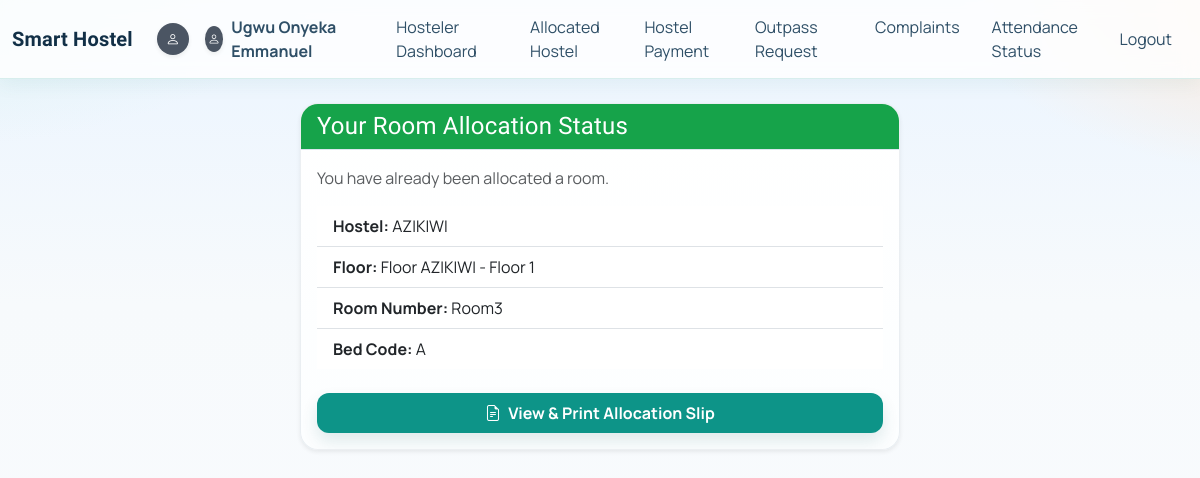
Page /hostels/ (signed in) on the committed database.
### accounts/models.py (models this page shows, shortened)
class Profile(models.Model):
    ROLE_STUDENT = 'STUDENT'
    ROLE_WARDEN = 'WARDEN'
    ROLE_ADMIN = 'ADMIN'
    ROLE_CHOICES = [
        (ROLE_STUDENT, 'Student'),
        (ROLE_WARDEN, 'Warden'),
        (ROLE_ADMIN, 'Admin'),
    ]
    GENDER_MALE = 'M'
    GENDER_FEMALE = 'F'
    GENDER_CHOICES = [
        (GENDER_MALE, 'Male'),
        (GENDER_FEMALE, 'Female'),
    ]
    HEALTH_CHOICES = [
        ('NONE', 'No Medical Condition'),
        ('PHYSICAL', 'Physical Disability / Mobility Issue'),
        ('ASTHMA', 'Respiratory Condition (e.g., Asthma)'),
        ('OTHER', 'Other Special Need'),
    ]
    YEAR_OF_STUDY_CHOICES = [
        ('ND 1', 'ND 1'),
        ('ND 2', 'ND 2'),
        ('HND 1', 'HND 1'),
        ('HND 2', 'HND 2'),
    ]
    user = models.OneToOneField(settings.AUTH_USER_MODEL, on_delete=models.CASCADE, related_name='profile')
    role = models.CharField(max_length=10, choices=ROLE_CHOICES, default=ROLE_STUDENT)
    gender = models.CharField(max_length=1, choices=GENDER_CHOICES, blank=True, null=True)
    full_name = models.CharField(max_length=100, blank=True, null=True)
    register_number = models.CharField(max_length=20, blank=True, null=True)
    warden_id = models.CharField(max_length=20, blank=True, null=True, unique=True)
    department = models.ForeignKey(
        Department,
        to_field='name',
        db_column='department',
        on_delete=models.SET_NULL,
        related_name='profiles',
        blank=True,
        null=True,
    )
    year_of_study = models.CharField(
        max_length=10,
        choices=YEAR_OF_STUDY_CHOICES,
        blank=True,
        null=True
    )
    address = models.TextField(blank=True, null=True)
    phone_number = models.CharField(max_length=15, blank=True, null=True)
    photo = models.ImageField(upload_to='profile_photos/', blank=True, null=True)
    id_proof = models.ImageField(upload_to='id_proofs/', blank=True, null=True)
    approved = models.BooleanField(default=False, help_text='Warden approved by admin')
    hostel_assigned = models.ForeignKey(
        'hostel.Hostel',
        on_delete=models.SET_NULL,
        null=True,
        blank=True,
        related_name='wardens',
        help_text='Hostel assigned to warden'
    )
    distance_from_campus = models.DecimalField(
        max_digits=6,
        decimal_places=2,
        default=0.00,
        help_text="Distance from home to campus in kilometers"
    )
    has_medical_condition = models.BooleanField(default=False)
    medical_condition_type = models.CharField(
        max_length=20,
        choices=HEALTH_CHOICES,
        default='NONE'
    )
    medical_details = models.TextField(blank=True, null=True, help_text="Additional health details if needed")
    requires_ground_floor = models.BooleanField(default=False)

### hostel/models.py (models this page shows, shortened)
class Allocation(models.Model):
    user = models.OneToOneField(settings.AUTH_USER_MODEL, on_delete=models.CASCADE, related_name='allocation')
    room = models.ForeignKey(Room, on_delete=models.CASCADE, related_name='allocations')
    bed = models.ForeignKey(Bed, on_delete=models.SET_NULL, null=True, blank=True, related_name='allocations')
    allocated_date = models.DateField(auto_now_add=True)
    is_active = models.BooleanField(default=True)

class Room(models.Model):
    hostel = models.ForeignKey(Hostel, on_delete=models.CASCADE, related_name='rooms')
    floor = models.ForeignKey(Floor, on_delete=models.CASCADE, related_name='rooms', null=True, blank=True)
    room_number = models.CharField(max_length=20)
    capacity = models.PositiveIntegerField(default=1)
    current_occupancy = models.PositiveIntegerField(default=0)
    class Meta:
        unique_together = ('hostel', 'room_number')

class Hostel(models.Model):
    HOSTEL_TYPE_CHOICES = [
        ('MALE', 'Male'),
        ('FEMALE', 'Female'),
    ]
    name = models.CharField(max_length=100)
    hostel_type = models.CharField(max_length=10, choices=HOSTEL_TYPE_CHOICES)

class Floor(models.Model):
    hostel = models.ForeignKey(Hostel, on_delete=models.CASCADE, related_name='floors')
    floor_name = models.CharField(max_length=30)
    is_ground_floor = models.BooleanField(default=False, help_text="Set to True for Ground Floor rooms")
    class Meta:
        unique_together = ('hostel', 'floor_name')
    def __str__(self):
        return f"{self.hostel.name} - Floor {self.floor_name}"

class Bed(models.Model):
    room = models.ForeignKey(Room, on_delete=models.CASCADE, related_name='beds')
    bed_code = models.CharField(max_length=5, help_text='Single-letter or code, e.g. A, B, C')
    bed_number = models.CharField(max_length=30, editable=False)
    is_occupied = models.BooleanField(default=False)
    class Meta:
        unique_together = ('room', 'bed_code')

### hostel/views.py (the view, shortened to what this page needs)
# urls.py: path('', views.hostel_list, name='hostel_list'),
def hostel_list(request):
    if _warden_needs_approval(request):
        return redirect('approval_required')
    if request.user.is_authenticated:
        active_allocation = Allocation.objects.filter(user=request.user, is_active=True).first()
        if active_allocation:
            return render(request, 'hostel/allocation_status.html', {'allocation': active_allocation})
    return redirect('login')

### hostel/views.py (called while the page is built)
def _warden_needs_approval(request):
    if not request.user.is_authenticated:
        return False
    profile = getattr(request.user, 'profile', None)
    return profile and profile.role == Profile.ROLE_WARDEN and not profile.approved

### hostel/templates/hostel/allocation_status.html
{% extends 'base.html' %}
{% block content %}
<div class="container mt-4">
  <div class="card shadow-sm mx-auto" style="max-width: 600px;">
    <div class="card-header bg-success text-white">
      <h4 class="mb-0">Your Room Allocation Status</h4>
    </div>
    <div class="card-body">
      <p class="text-muted">You have already been allocated a room.</p>
      <ul class="list-group list-group-flush mb-4">
        <li class="list-group-item"><strong>Hostel:</strong> {{ allocation.room.hostel.name }}</li>
        <li class="list-group-item"><strong>Floor:</strong> {% if allocation.room.floor.name %}{{ allocation.room.floor.name }}{% else %}Floor {{ allocation.room.floor }}{% endif %}</li>
        <li class="list-group-item"><strong>Room Number:</strong> {{ allocation.room.room_number }}</li>
        <li class="list-group-item"><strong>Bed Code:</strong> {{ allocation.bed.bed_code }}</li>
      </ul>
      <div class="text-center">
        <a href="{% url 'hostel:allocation_slip' %}" class="btn btn-primary w-100 py-2">
          <i class="bi bi-file-earmark-text me-1"></i> View & Print Allocation Slip
        </a>
      </div>
    </div>
  </div>
</div>
{% endblock %}

### templates/base.html (shortened to what this page needs)
{% load static %}
<!doctype html>
<html>
<head>
  <link href="https://cdn.jsdelivr.net/npm/bootstrap@5.3.1/dist/css/bootstrap.min.css" rel="stylesheet">
  <link rel="stylesheet" href="https://cdn.jsdelivr.net/npm/bootstrap-icons@1.11.3/font/bootstrap-icons.min.css">
</head>
<body class="{% block body_class %}{% endblock %}">
{% with current_path=request.path %}
<nav class="navbar navbar-expand-lg navbar-light bg-light">
  <div class="container-fluid">
    <div class="d-flex align-items-center gap-2">
      <a class="navbar-brand mb-0" href="/">Smart Hostel</a>
      {% if user.is_authenticated and '/accounts/login/' not in current_path and '/accounts/register/' not in current_path %}
        <a href="{% url 'profile' %}" class="d-inline-flex align-items-center text-decoration-none" title="View Profile">
          {% if user.profile.profile_picture and user.profile.profile_picture.name %}
            <img src="{{ user.profile.profile_picture.url }}" alt="Profile" class="rounded-circle border border-primary shadow-sm" style="width: 32px; height: 32px; object-fit: cover;">
          {% else %}
            <div class="rounded-circle bg-secondary text-white d-inline-flex align-items-center justify-content-center shadow-sm" style="width: 32px; height: 32px; font-size: 0.85rem;">
              <i class="bi bi-person"></i>
            </div>
          {% endif %}
        </a>
      {% endif %}
    </div>
    {% if '/accounts/login/' not in current_path and '/accounts/register/' not in current_path %}
    <div class="collapse navbar-collapse" id="mainNavbar">
      {% if '/accounts/dashboard/student/hostel-selection/' not in current_path %}
      <ul class="navbar-nav me-auto mb-2 mb-lg-0">
        {% if user.is_authenticated %}
          <li class="nav-item">
            <a class="nav-link d-flex align-items-center gap-2 fw-bold text-primary" href="{% url 'profile' %}">
              {% if user.profile.profile_picture and user.profile.profile_picture.name %}
                <img src="{{ user.profile.profile_picture.url }}" alt="Avatar" class="rounded-circle shadow-sm" style="width: 26px; height: 26px; object-fit: cover;">
              {% else %}
                <div class="rounded-circle bg-secondary text-white d-inline-flex align-items-center justify-content-center shadow-sm" style="width: 26px; height: 26px; font-size: 0.75rem;">
                  <i class="bi bi-person"></i>
                </div>
              {% endif %}
              <span>{{ user.profile.full_name|default:user.username }}</span>
            </a>
          </li>
        {% endif %}
        {% if user.is_authenticated and user.profile.role == 'ADMIN' %}
          <li class="nav-item"><a class="nav-link" href="{% url 'hostel:admin_hostel_add' %}">Hostel Add</a></li>
          <li class="nav-item"><a class="nav-link" href="{% url 'hostel:admin_warden_list' %}">Warden List</a></li>
          <li class="nav-item"><a class="nav-link" href="{% url 'staff_dashboard' %}">Reports</a></li>
        {% elif user.is_authenticated and user.profile.role == 'STUDENT' %}
          <li class="nav-item"><a class="nav-link" href="{% url 'student_dashboard' %}">Hosteler Dashboard</a></li>
          <li class="nav-item"><a class="nav-link" href="{% url 'hostel:hostel_list' %}">Allocated Hostel</a></li>
          <li class="nav-item"><a class="nav-link" href="{% url 'hostel:upload_receipt' %}">Hostel Payment</a></li>
          <li class="nav-item"><a class="nav-link" href="{% url 'leave_list' %}">Outpass Request</a></li>
          <li class="nav-item"><a class="nav-link" href="{% url 'complaint_list' %}">Complaints</a></li>
          <li class="nav-item"><a class="nav-link" href="{% url 'student_attendance_status' %}">Attendance Status</a></li>
        {% else %}
          <li class="nav-item"><a class="nav-link" href="/hostels/">Hostels</a></li>
          <li class="nav-item"><a class="nav-link" href="/complaints/">Complaints</a></li>
          <li class="nav-item"><a class="nav-link" href="/attendance/leaves/">Leaves</a></li>
        {% endif %}
      </ul>
      {% endif %}
      <ul class="navbar-nav">
        {% if user.is_authenticated %}
          <li class="nav-item">
            <a class="nav-link text-danger" href="{% url 'logout' %}">Logout</a>
          </li>
        {% else %}
          <li class="nav-item"><a class="nav-link" href="{% url 'login' %}">Login</a></li>
          <li class="nav-item"><a class="nav-link" href="{% url 'register' %}">Register</a></li>
        {% endif %}
      </ul>
    </div>
    {% endif %}
  </div>
</nav>
{% endwith %}
<main class="pb-4">
{% block content %}{% endblock %}
</main>
</body>
</html>

### rows in the picture
Allocation: room.hostel.name "AZIKIWI", room.floor "AZIKIWI - Floor 1", room.room_number "Room3", bed.bed_code "A"

### other values in the picture
{{ user.profile.full_name|default:user.username }} "Ugwu Onyeka Emmanuel"
